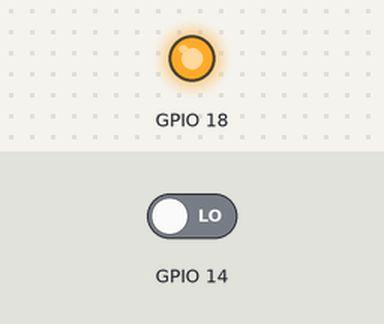
The program below on a simulated Raspberry Pi (BCM pin numbers). Parts: output pins drawn as LEDs (lit = HIGH). Inputs (shaded band) come from the test bench; at power-on: GPIO 14 LOW. What the program prints to the terminal is not drawn. At 10.0 s the program stops and its outputs stay as they are.

Above: at 0.1 s.
At 10.1 s:
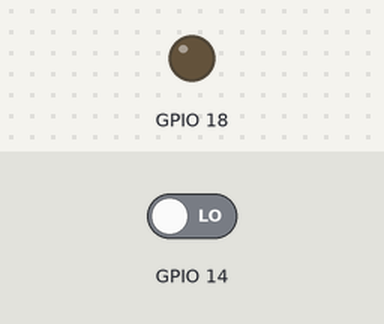
Timing chart, 0 to 11.5 s (numbered marks = the images above):
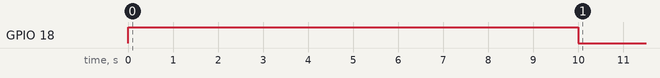

The program:

bulbcontrol.py
```python
# -*- coding: utf-8 -*-
import RPi.GPIO as GPIO
import time

# 如果RPi.GRIO检测到一个引脚已经被设置成了非默认值，那么你将看到一个警告信息。你可以通过下列代码禁用警告
GPIO.setwarnings(False)
# 通过红外感应控制灯泡的亮灭
GPIO.setmode(GPIO.BCM)
# 设置pin14负责输出电压
GPIO.setup(18, GPIO.OUT)
# 设置pin14负责接收红外感应
GPIO.setup(14, GPIO.IN)
n = 5
while n > 0:
    if GPIO.input(14) == int(0):
        # 如果为真则亮灯
        # print('liang')
        GPIO.output(18, GPIO.HIGH)
        time.sleep(2)
        n = n - 1
        print('灯亮')
    else:
        # 如果为假则灭灯
        GPIO.output(18, GPIO.LOW)
        time.sleep(2)
        n = n - 1
        print('灯灭')
# 清除进程
GPIO.cleanup()
```
